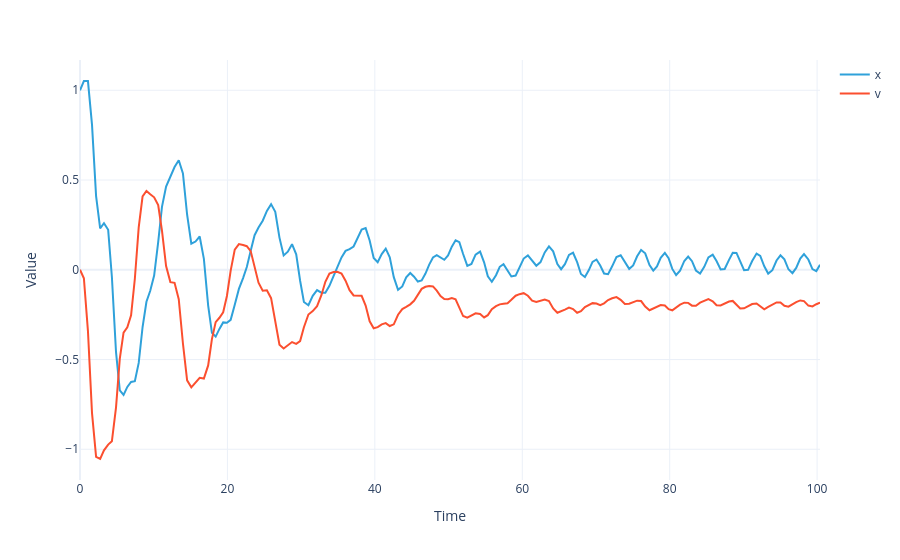

The notebook cell saved with this chart:
### Markdown cell above
Comparison with the reference calculation:

### Code cell
dof = Coordinates({'dof': ('dof', ['x', 'v'], {'long_name': "Degrees of freedom"})})

space = XarrayVectorSpace(dof)

A = XarrayMatrixOperator(np.array([[0., -1.], [1., 0]]), source=space, range=space)
B = XarrayMatrixOperator(np.array([[0., 0.], [0., 1.]]), source=space, range=space)
operator = LincombOperator(
    [A, B], 
    [
        ExpressionParameterFunctional("w0**2", Parameters({'w0': 1})), 
        ExpressionParameterFunctional("c", Parameters({'c': 1}))
    ]
)
rhs = space.from_numpy(np.array([0.1, 0.0]))
initial_data = space.from_numpy(np.array([1.0, 0.0]))
T = 100.0

model = InstationaryModel(T, initial_data, operator, rhs, time_stepper=AdamsTimeStepper(), num_values=200)

mu = dict(c=.1, w0="sin(t)")
mu = model.parameters.parse(mu)
adams_sol = model.solve(dict(c=.1, w0="sin(t+.001)"))
adams_sol.visualize()

### Figure 1 — Plotly figure (JSON) as saved in the notebook; plotly's stock layout.template omitted (floating-point values rounded to 4 significant figures; data arrays with more than 128 entries replaced by an {"elided": "..."} marker saying what was removed)
{"data": [{"hovertemplate": "dof=x<br>Time=%{x}<br>Value=%{y}<extra></extra>", "legendgroup": "x", "line": {"color": "#2fa1da", "dash": "solid"}, "marker": {"symbol": "circle"}, "mode": "lines", "name": "x", "orientation": "v", "showlegend": true, "type": "scatter", "x": {"elided": "186 float values"}, "xaxis": "x", "y": {"elided": "186 float values"}, "yaxis": "y"}, {"hovertemplate": "dof=v<br>Time=%{x}<br>Value=%{y}<extra></extra>", "legendgroup": "v", "line": {"color": "#fb4f2f", "dash": "solid"}, "marker": {"symbol": "circle"}, "mode": "lines", "name": "v", "orientation": "v", "showlegend": true, "type": "scatter", "x": {"elided": "186 float values"}, "xaxis": "x", "y": {"elided": "186 float values"}, "yaxis": "y"}], "layout": {"legend": {"title": {}, "tracegroupgap": 0}, "margin": {"t": 60}, "xaxis": {"anchor": "y", "domain": [0, 1], "title": {"text": "Time"}}, "yaxis": {"anchor": "x", "domain": [0, 1], "title": {"text": "Value"}}}}
